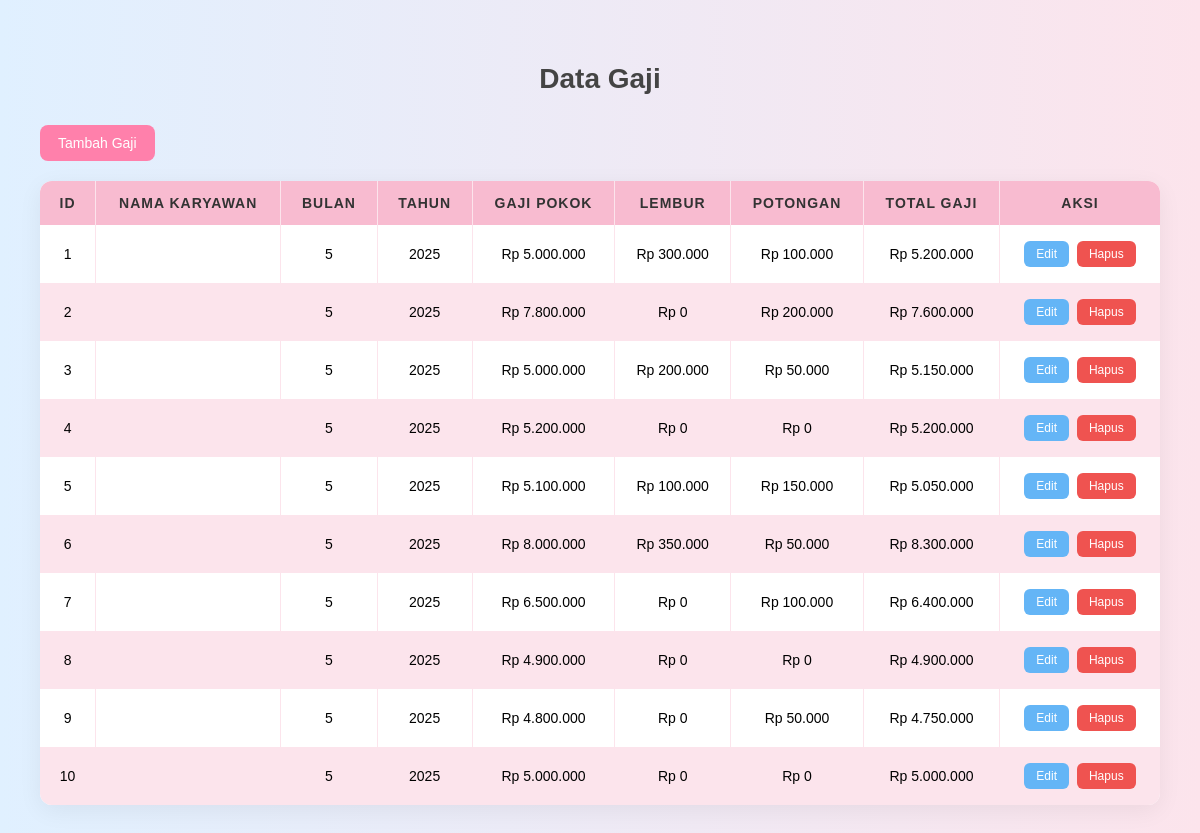
The app's page /gaji/indexGaji.php with its own data.
### tables this page shows
CREATE TABLE `gaji` (
  `id_gaji` int(11) NOT NULL,
  `id_karyawan` int(11) DEFAULT NULL,
  `bulan` int(11) DEFAULT NULL,
  `tahun` int(11) DEFAULT NULL,
  `gaji_pokok` decimal(10,2) DEFAULT NULL,
  `lembur` decimal(10,2) DEFAULT NULL,
  `potongan` decimal(10,2) DEFAULT NULL,
  `total_gaji` decimal(10,2) DEFAULT NULL
);

### gaji/indexGaji.php (the view, shortened to what this page needs)
<?php
include '../db.php';
$query = "SELECT g.id_gaji, k.nama, g.bulan, g.tahun, g.gaji_pokok, g.lembur, g.potongan, g.total_gaji
          FROM gaji g
          LEFT JOIN karyawan k ON g.id_karyawan = k.id_karyawan
          ORDER BY g.id_gaji ASC";
$result = mysqli_query($conn, $query);
?>
<!DOCTYPE html>
<html lang="id">
<head>
</head>
<body>
<h2>Data Gaji</h2>
<a href="create.php" class="button">Tambah Gaji</a>
<table>
    <thead>
        <tr>
            <th>ID</th>
            <th>Nama Karyawan</th>
            <th>Bulan</th>
            <th>Tahun</th>
            <th>Gaji Pokok</th>
            <th>Lembur</th>
            <th>Potongan</th>
            <th>Total Gaji</th>
            <th>Aksi</th>
        </tr>
    </thead>
    <tbody>
        <?php while ($row = mysqli_fetch_assoc($result)): ?>
        <tr>
            <td><?= $row['id_gaji'] ?></td>
            <td><?= htmlspecialchars($row['nama']) ?></td>
            <td><?= htmlspecialchars($row['bulan']) ?></td>
            <td><?= htmlspecialchars($row['tahun']) ?></td>
            <td>Rp <?= number_format($row['gaji_pokok'], 0, ',', '.') ?></td>
            <td>Rp <?= number_format($row['lembur'], 0, ',', '.') ?></td>
            <td>Rp <?= number_format($row['potongan'], 0, ',', '.') ?></td>
            <td>Rp <?= number_format($row['total_gaji'], 0, ',', '.') ?></td>
            <td>
                <a href="edit.php?id=<?= $row['id_gaji'] ?>" class="action-link edit">Edit</a>
                <a href="delete.php?id=<?= $row['id_gaji'] ?>" onclick="return confirm('Yakin ingin menghapus data gaji ini?')" class="action-link delete">Hapus</a>
            </td>
        </tr>
        <?php endwhile; ?>
    </tbody>
</table>
</body>
</html>

### gaji/indexGaji.php (style rules this page uses)
body { font-family: 'Poppins', sans-serif; background: linear-gradient(to right, #e0f0ff, #fce4ec); margin: 0; padding: 40px; }
h2 { text-align: center; color: #444; font-size: 28px; margin-bottom: 30px; }
a.button { display: inline-block; margin-bottom: 20px; background-color: #ff80ab; color: white; padding: 10px 18px; border-radius: 8px; text-decoration: none; font-size: 14px; transition: background 0.3s ease; }
table { width: 100%; border-collapse: separate; border-spacing: 0; background-color: #fff; box-shadow: 0 6px 25px rgba(0,0,0,0.06); border-radius: 12px; overflow: hidden; font-size: 14px; }
thead tr { background-color: #f8bbd0; color: #333; text-transform: uppercase; letter-spacing: 1px; }
th, td { padding: 14px 18px; text-align: center; border-right: 1px solid #fce4ec; }
th:last-child, td:last-child { border-right: none; }
tbody tr:nth-child(even) { background-color: #fce4ec; }
.action-link { font-size: 12px; padding: 6px 12px; border-radius: 6px; color: white; margin: 2px; cursor: pointer; text-decoration: none; display: inline-block; }
.edit { background-color: #64b5f6; }
.delete { background-color: #ef5350; }

### records on screen
gaji: id_gaji "1", bulan "5", tahun "2025", gaji_pokok "5.000.000", lembur "300.000", potongan "100.000", total_gaji "5.200.000"
gaji: id_gaji "2", bulan "5", tahun "2025", gaji_pokok "7.800.000", lembur "0", potongan "200.000", total_gaji "7.600.000"
gaji: id_gaji "3", bulan "5", tahun "2025", gaji_pokok "5.000.000", lembur "200.000", potongan "50.000", total_gaji "5.150.000"
gaji: id_gaji "4", bulan "5", tahun "2025", gaji_pokok "5.200.000", lembur "0", potongan "0", total_gaji "5.200.000"
gaji: id_gaji "5", bulan "5", tahun "2025", gaji_pokok "5.100.000", lembur "100.000", potongan "150.000", total_gaji "5.050.000"
gaji: id_gaji "6", bulan "5", tahun "2025", gaji_pokok "8.000.000", lembur "350.000", potongan "50.000", total_gaji "8.300.000"
gaji: id_gaji "7", bulan "5", tahun "2025", gaji_pokok "6.500.000", lembur "0", potongan "100.000", total_gaji "6.400.000"
gaji: id_gaji "8", bulan "5", tahun "2025", gaji_pokok "4.900.000", lembur "0", potongan "0", total_gaji "4.900.000"
gaji: id_gaji "9", bulan "5", tahun "2025", gaji_pokok "4.800.000", lembur "0", potongan "50.000", total_gaji "4.750.000"
gaji: id_gaji "10", bulan "5", tahun "2025", gaji_pokok "5.000.000", lembur "0", potongan "0", total_gaji "5.000.000"
